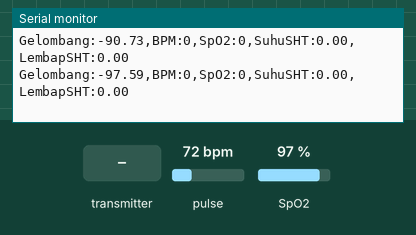
The sketch below on a simulated ESP32. Shown: the last lines printed to the serial monitor. The test bench sets the inputs (shaded band); at power-on: pulse 72 bpm, SpO2 97 %. Storage starts empty.

Above: at 2.2 s.
2.3 s: pulse set to 42 bpm
At 2.31 s:
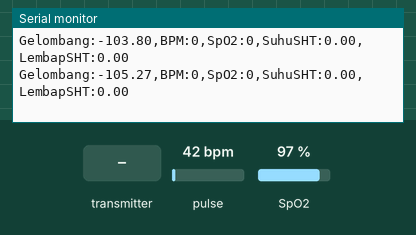
3.8 s: the transmitter starts sending temperature = 25
5.3 s: the transmitter starts sending humidity = 25
6.8 s: SpO2 set to 80 %
At 6.95 s:
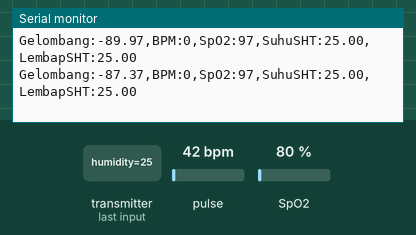
8.3 s: the transmitter starts sending temperature = 0
9.8 s: the transmitter starts sending humidity = 0
Timing chart, 0 to 12.3 s (numbered marks = the images above; inputs shaded):
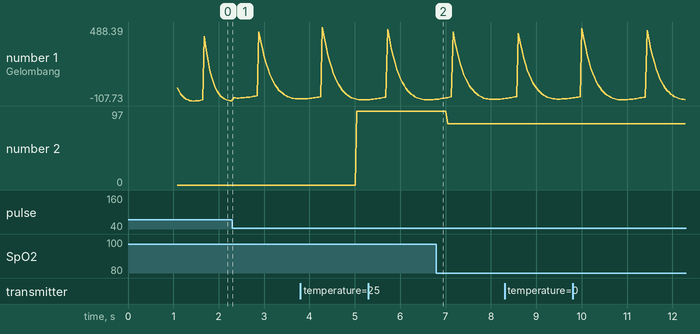

The sketch:

recieveMAX.ino
```cpp
#include <WiFi.h>
#include <esp_now.h>
#include <esp_wifi.h>
#include <SPI.h>
#include <FS.h>
#include <SD.h>
#include <Wire.h>
#include "MAX30105.h"
#include "spo2_algorithm.h"
#include "heartRate.h"

#define SD_CS 5

// Struktur Data ESP-NOW dari ESP32 #1
typedef struct struct_message {
  float temperature;
  float humidity;
} struct_message;

struct_message incomingShtData;

// Objek Sensor MAX30105
MAX30105 particleSensor;

// Variabel BPM
const byte RATE_SIZE = 4;
byte rates[RATE_SIZE];
byte rateSpot = 0;
int beatAvg = 0;

unsigned long sampleCounter = 0;
unsigned long lastBeatSample = 0;
unsigned long lastValidBpmSample = 0;

// Variabel SpO2
uint32_t irBuffer[100];
uint32_t redBuffer[100];
int32_t bufferLength = 100;
int32_t spo2 = 0;
int8_t validSPO2 = 0;
int32_t dummyHR = 0;
int8_t validDummyHR = 0;
byte bufferIndex = 0;
int32_t lastValidSpO2 = 0;
unsigned long lastValidSpO2Sample = 0;

// Variabel Plotter & Log Timing
float dcFilter = 0;
float wavePlot = 0;
unsigned long lastSdLogTime = 0;

// Callback Penerimaan ESP-NOW (Sesuai ESP32 Core v3.x)
void OnDataRecv(const esp_now_recv_info *info, const uint8_t *incomingData, int len) {
  memcpy(&incomingShtData, incomingData, sizeof(incomingShtData));
}

void setup() {
  Serial.begin(115200);
  delay(1000);
  Wire.begin();

  // 1. INISIALISASI SD CARD
  Serial.println("Menginisialisasi SD Card...");
  if (!SD.begin(SD_CS)) {
    Serial.println("Gagal Inisialisasi Modul SD Card!");
  } else {
    Serial.println("SD Card Berhasil Dihubungkan.");

    // Buat header CSV jika file belum ada
    if (!SD.exists("/data_kesehatan.csv")) {
      File file = SD.open("/data_kesehatan.csv", FILE_WRITE);
      if (file) {
        file.println("Waktu_ms,BPM,SpO2,Suhu_SHT31,Kelembapan_SHT31");
        file.close();
      }
    }
  }

  // 2. INISIALISASI SENSOR MAX30105
  if (!particleSensor.begin(Wire, I2C_SPEED_FAST)) {
    Serial.println("Sensor MAX30105 tidak terdeteksi.");
    while (1);
  }

  byte ledBrightness = 0x1F;
  byte sampleAverage = 4;
  byte ledMode = 3;
  int sampleRate = 100;
  int pulseWidth = 411;
  int adcRange = 4096;

  particleSensor.setup(ledBrightness, sampleAverage, ledMode, sampleRate, pulseWidth, adcRange);

  // 3. INISIALISASI ESP-NOW
  WiFi.mode(WIFI_STA);
  esp_wifi_set_channel(1, WIFI_SECOND_CHAN_NONE); // Kunci ke Channel 1

  if (esp_now_init() != ESP_OK) {
    Serial.println("Gagal Inisialisasi ESP-NOW");
    return;
  }

  esp_now_register_recv_cb(OnDataRecv);
  Serial.println("ESP32 Receiver Siap Menunggu Data...");
}

void loop() {
  while (!particleSensor.available()) {
    particleSensor.check();
  }

  long currentRed = particleSensor.getRed();
  long currentIR = particleSensor.getIR();
  particleSensor.nextSample();

  sampleCounter++;

  if (currentIR > 20000) {

    // 1. DETEKSI DETAK JANTUNG (BPM)
    if (checkForBeat(currentIR) == true) {
      long samplesPassed = sampleCounter - lastBeatSample;
      lastBeatSample = sampleCounter;

      if (samplesPassed > 30) {
        float bpm = 60.0 / (samplesPassed * 0.01);

        if (bpm > 40 && bpm < 160) {
          if (beatAvg == 0) {
            for (byte x = 0; x < RATE_SIZE; x++) rates[x] = (byte)bpm;
          } else {
            rates[rateSpot++] = (byte)bpm;
            rateSpot %= RATE_SIZE;
          }

          beatAvg = 0;
          for (byte x = 0; x < RATE_SIZE; x++) beatAvg += rates[x];
          beatAvg /= RATE_SIZE;

          lastValidBpmSample = sampleCounter;
        }
      }
    }

    // 2. KUMPULKAN DATA SPO2
    irBuffer[bufferIndex] = currentIR;
    redBuffer[bufferIndex] = currentRed;
    bufferIndex++;

    if (bufferIndex == 100) {
      maxim_heart_rate_and_oxygen_saturation(irBuffer, bufferLength, redBuffer, &spo2, &validSPO2, &dummyHR, &validDummyHR);

      for (byte i = 25; i < 100; i++) {
        irBuffer[i - 25] = irBuffer[i];
        redBuffer[i - 25] = redBuffer[i];
      }
      bufferIndex = 75;

      if (validSPO2 == 1 && spo2 > 70 && spo2 <= 100) {
        lastValidSpO2 = spo2;
        lastValidSpO2Sample = sampleCounter;
      }
    }

    // TIMEOUT MEMORY HOLD
    if (sampleCounter - lastValidBpmSample > 400) beatAvg = 0;
    if (sampleCounter - lastValidSpO2Sample > 400) lastValidSpO2 = 0;

    // 3. VISUALISASI GELOMBANG PLOTTER
    if (dcFilter == 0) dcFilter = currentIR;
    dcFilter = (0.95 * dcFilter) + (0.05 * currentIR);
    wavePlot = currentIR - dcFilter;

    // OUTPUT SERIAL PLOTTER
    Serial.print("Gelombang:");
    Serial.print(wavePlot);
    Serial.print(",BPM:");
    Serial.print(beatAvg);
    Serial.print(",SpO2:");
    Serial.print(lastValidSpO2);
    Serial.print(",SuhuSHT:");
    Serial.print(incomingShtData.temperature);
    Serial.print(",LembapSHT:");
    Serial.println(incomingShtData.humidity);

  } else {
    // Reset parameter saat jari dilepas
    bufferIndex = 0;
    lastValidSpO2 = 0;
    beatAvg = 0;
    dcFilter = 0;
    wavePlot = 0;

    Serial.print("Gelombang:0,BPM:0,SpO2:0,SuhuSHT:");
    Serial.print(incomingShtData.temperature);
    Serial.print(",LembapSHT:");
    Serial.println(incomingShtData.humidity);
  }

  // 4. PENULISAN PERIODIK KE SD CARD (Setiap 1 Detik)
  if (millis() - lastSdLogTime >= 1000) {
    lastSdLogTime = millis();

    File file = SD.open("/data_kesehatan.csv", FILE_APPEND);
    if (file) {
      String dataRow = String(millis()) + "," +
                       String(beatAvg) + "," +
                       String(lastValidSpO2) + "," +
                       String(incomingShtData.temperature, 2) + "," +
                       String(incomingShtData.humidity, 2);
      file.println(dataRow);
      file.close();
    }
  }
}
```

Measured:
- plotted number 1: -105.27 → -91.01 after the input at 2.3 s
